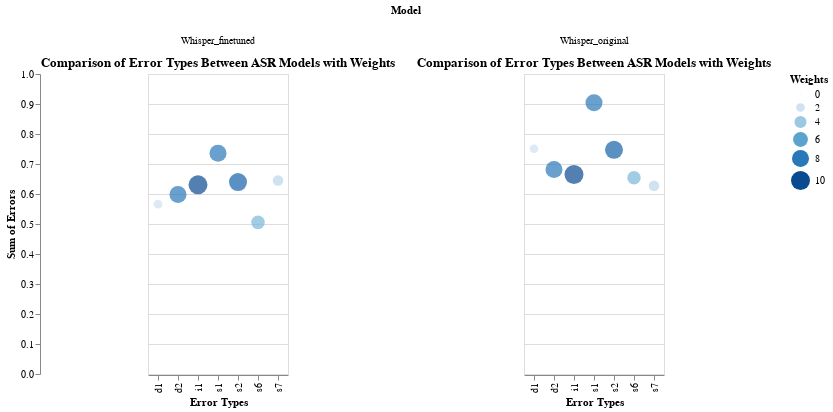

The notebook cell saved with this chart:
### Code cell
import altair as alt
import pandas as pd
import numpy as np

# Filter `error_types` to keep only those available in `error_weights`
filtered_error_types = [et for et in error_types if et in error_weights]

# Create aligned score arrays for the filtered error types
y_model_1_filtered = [model_1_scores[error_types.index(et)] for et in filtered_error_types]
y_model_2_filtered = [model_2_scores[error_types.index(et)] for et in filtered_error_types]

n = len(filtered_error_types)

# Build matching weights array for the filtered types
weights_filtered = [error_weights[et] for et in filtered_error_types]

data = pd.DataFrame({
    'Error Types': np.tile(filtered_error_types, 2),
    'Sum of Errors': np.concatenate([y_model_1_filtered, y_model_2_filtered]),
    'Model': [label_model_1] * n + [label_model_2] * n,
    'Weights': np.tile(weights_filtered, 2)
})

chart = alt.Chart(data).mark_circle().encode(
    x='Error Types',
    y='Sum of Errors',
    size='Weights',
    color='Weights',
    tooltip=['Error Types', 'Sum of Errors', 'Model', 'Weights']
).properties(
    title='Comparison of Error Types Between ASR Models with Weights'
).facet(
    column='Model'
)

chart.show()

### Figure 1 — Vega-Lite specification as saved in the notebook (floating-point values rounded to 4 significant figures)
{"config": {"view": {"continuousWidth": 300, "continuousHeight": 300}}, "data": {"name": "data-a8ad783e6e0951e18dcdb74c9926c87a"}, "facet": {"column": {"field": "Model", "type": "nominal"}}, "spec": {"mark": {"type": "circle"}, "encoding": {"color": {"field": "Weights", "type": "quantitative"}, "size": {"field": "Weights", "type": "quantitative"}, "tooltip": [{"field": "Error Types", "type": "nominal"}, {"field": "Sum of Errors", "type": "quantitative"}, {"field": "Model", "type": "nominal"}, {"field": "Weights", "type": "quantitative"}], "x": {"field": "Error Types", "type": "nominal"}, "y": {"field": "Sum of Errors", "type": "quantitative"}}, "title": "Comparison of Error Types Between ASR Models with Weights"}, "$schema": "https://vega.github.io/schema/vega-lite/v5.20.1.json", "datasets": {"data-a8ad783e6e0951e18dcdb74c9926c87a": [{"Error Types": "d1", "Sum of Errors": 0.7509, "Model": "Whisper_original", "Weights": 2}, {"Error Types": "d2", "Sum of Errors": 0.6816, "Model": "Whisper_original", "Weights": 8}, {"Error Types": "s1", "Sum of Errors": 0.9042, "Model": "Whisper_original", "Weights": 8}, {"Error Types": "s2", "Sum of Errors": 0.7473, "Model": "Whisper_original", "Weights": 9}, {"Error Types": "s6", "Sum of Errors": 0.654, "Model": "Whisper_original", "Weights": 5}, {"Error Types": "s7", "Sum of Errors": 0.6274, "Model": "Whisper_original", "Weights": 3}, {"Error Types": "i1", "Sum of Errors": 0.6649, "Model": "Whisper_original", "Weights": 10}, {"Error Types": "d1", "Sum of Errors": 0.5662, "Model": "Whisper_finetuned", "Weights": 2}, {"Error Types": "d2", "Sum of Errors": 0.5985, "Model": "Whisper_finetuned", "Weights": 8}, {"Error Types": "s1", "Sum of Errors": 0.736, "Model": "Whisper_finetuned", "Weights": 8}, {"Error Types": "s2", "Sum of Errors": 0.64, "Model": "Whisper_finetuned", "Weights": 9}, {"Error Types": "s6", "Sum of Errors": 0.5054, "Model": "Whisper_finetuned", "Weights": 5}, {"Error Types": "s7", "Sum of Errors": 0.6451, "Model": "Whisper_finetuned", "Weights": 3}, {"Error Types": "i1", "Sum of Errors": 0.6305, "Model": "Whisper_finetuned", "Weights": 10}]}}
